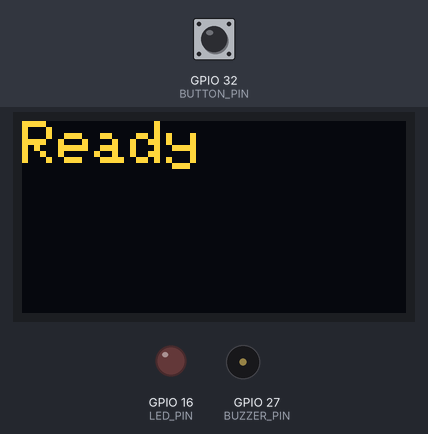
Bench run of a program on a simulated ESP32. Shown: 128×64 one-colour display, output pins drawn as LEDs (lit = HIGH), buzzer (waves = sounding). The test bench sets the inputs (shaded band); at power-on: GPIO 32 (BUTTON_PIN) HIGH. The OLED is the two-colour kind (top 16 rows yellow); what the program prints to the serial monitor is not drawn.

Above: at 1.2 s.
1.3 s: GPIO 32 (BUTTON_PIN) pulled LOW for 0.15 s
At 2.7 s:
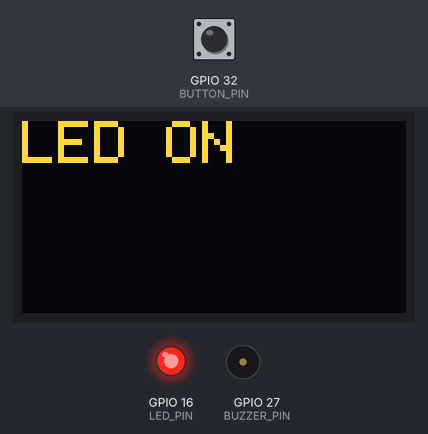
3.0 s: GPIO 32 (BUTTON_PIN) pulled LOW for 3.2 s
At 5.1 s:
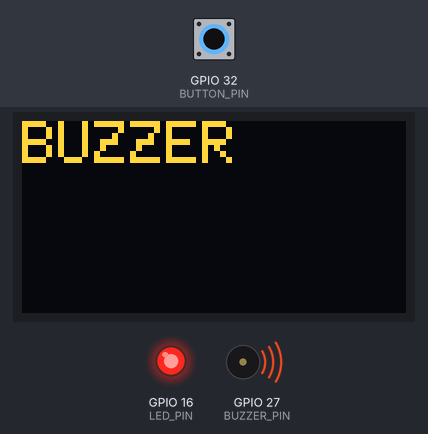
7.7 s: GPIO 32 (BUTTON_PIN) pulled LOW for 1 s
At 9.9 s:
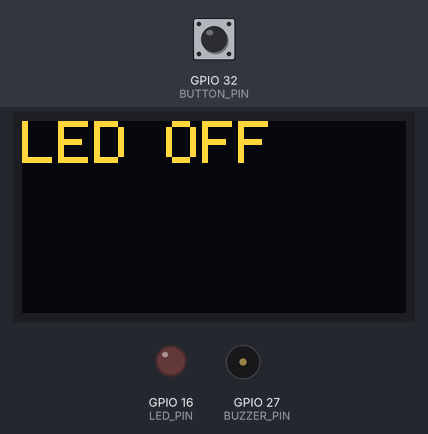
10.2 s: GPIO 32 (BUTTON_PIN) pulled LOW for 3.2 s
At 14.9 s:
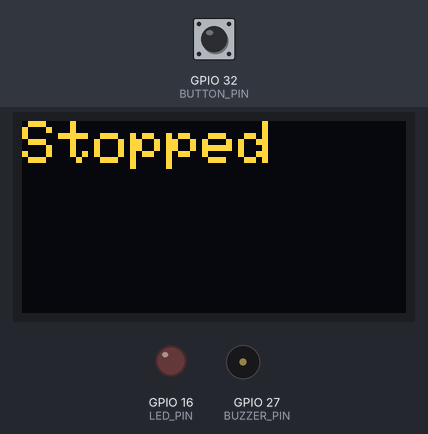
Timing chart, 0 to 15.9 s (numbered marks = the images above; inputs shaded):
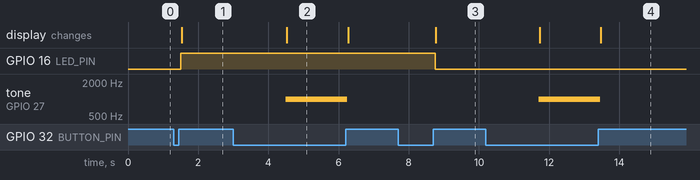

The program:

main.cpp
```cpp
/*
  Project Title : Single Button with Press-Type Detection and OLED Display
  Name          : Maryam Hamid
  Reg No        : 23-NTU-CS-1046
*/
#include <Wire.h>
#include <Adafruit_GFX.h>
#include <Adafruit_SSD1306.h>

// ---------------------- Pin Configuration ----------------------
const int BUTTON_PIN = 32;   // Push button input pin (active LOW)
const int LED_PIN = 16;      // LED output pin
const int BUZZER_PIN = 27;   // Buzzer output pin


// ---------------------- OLED Configuration ----------------------
#define SCREEN_WIDTH 128
#define SCREEN_HEIGHT 64
Adafruit_SSD1306 display(SCREEN_WIDTH, SCREEN_HEIGHT, &Wire, -1);

// ---------------------- Timing Constants ----------------------
const unsigned long LONG_PRESS_THRESHOLD = 1500;  // Duration (ms) for a long press
const unsigned long DEBOUNCE_DELAY = 50;          // Debounce delay (ms)

// ---------------------- State Variables ----------------------
unsigned long buttonPressStartTime = 0;  // Timestamp of when button was pressed
bool buttonPressed = false;               // Flag indicating if button is currently pressed
bool ledState = false;                    // Tracks current LED state (ON/OFF)
bool longPressTriggered = false;          // Indicates if long press has been detected


void displayMessage(const char *message) {
  display.clearDisplay();
  display.setTextSize(2);
  display.setTextColor(SSD1306_WHITE);
  display.setCursor(0, 0);
  display.println(message);
  display.display();
}


void setup() {
  pinMode(BUTTON_PIN, INPUT_PULLUP);  // Use internal pull-up resistor
  pinMode(LED_PIN, OUTPUT);
  pinMode(BUZZER_PIN, OUTPUT);

  Wire.begin(21, 22);  // SDA = GPIO21, SCL = GPIO22 for ESP32
  Serial.begin(115200);

  // Initialize OLED display
  if (!display.begin(SSD1306_SWITCHCAPVCC, 0x3C)) {
    Serial.println("❌ OLED initialization failed!");
    while (true);  // Halt execution if OLED not detected
  }

  // Display initial message
  displayMessage("Ready");

  // Initialize outputs
  digitalWrite(LED_PIN, LOW);
  noTone(BUZZER_PIN);

  Serial.println("System initialized. Waiting for button input...");
}


void loop() {
  int currentButtonState = digitalRead(BUTTON_PIN);
  unsigned long currentTime = millis();

  // ---------------------- Button Press Detection ----------------------
  if (currentButtonState == LOW && !buttonPressed) {
    // Debounce check
    delay(DEBOUNCE_DELAY);
    if (digitalRead(BUTTON_PIN) == LOW) {
      buttonPressed = true;
      buttonPressStartTime = currentTime;
      longPressTriggered = false;
      Serial.println("Button press detected...");
    }
  }

  // ---------------------- Long Press Handling ----------------------
  if (buttonPressed && currentButtonState == LOW) {
    if (!longPressTriggered && (currentTime - buttonPressStartTime > LONG_PRESS_THRESHOLD)) {
      // Long press detected
      longPressTriggered = true;
      tone(BUZZER_PIN, 1000);   // Activate buzzer at 1kHz
      displayMessage("BUZZER");
      Serial.println("Long press detected - buzzer activated");
    }
  }

  // ---------------------- Button Release Handling ----------------------
  if (buttonPressed && currentButtonState == HIGH) {
    // Debounce check
    delay(DEBOUNCE_DELAY);
    if (digitalRead(BUTTON_PIN) == HIGH) {
      noTone(BUZZER_PIN);  // Stop buzzer immediately

      if (!longPressTriggered) {
        // --- Short Press Action: Toggle LED ---
        ledState = !ledState;
        digitalWrite(LED_PIN, ledState ? HIGH : LOW);
        displayMessage(ledState ? "LED ON" : "LED OFF");
        Serial.println(ledState ? "Short press: LED turned ON" : "Short press: LED turned OFF");
      } else {
        // --- Long Press Release Action ---
        displayMessage("Stopped");
        Serial.println("Long press released - buzzer stopped");
      }
      // Reset press flags
      buttonPressed = false;
      longPressTriggered = false;
    }
  }
}
```

Measured:
- after the input at 1.3 s, GPIO 16 (LED_PIN): LOW → HIGH after 0.20 s; the display: changes after 0.23 s (image 1)
- after the input at 3.0 s, tone on GPIO 27 (BUZZER_PIN): silent → 1000 Hz after 1.5 s, → silent 1.7 s later; the display: changes after 1.5 s (image 2)
- after the input at 7.7 s, GPIO 16 (LED_PIN): HIGH → LOW after 1.1 s; the display: changes after 1.1 s (image 3)
- after the input at 10.2 s, tone on GPIO 27 (BUZZER_PIN): silent → 1000 Hz after 1.5 s, → silent 1.7 s later; the display: first changes after 1.5 s (image 4 shows a later state)
